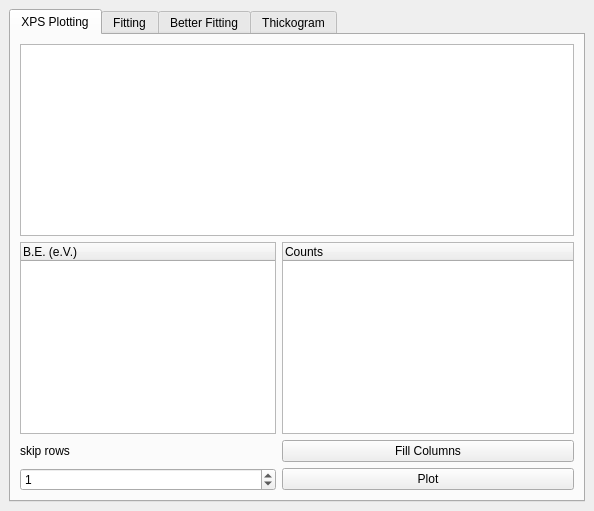
<?xml version="1.0" encoding="UTF-8"?>
<ui version="4.0">
 <class>DockWidget</class>
 <widget class="QDockWidget" name="DockWidget">
  <property name="geometry">
   <rect>
    <x>0</x>
    <y>0</y>
    <width>594</width>
    <height>511</height>
   </rect>
  </property>
  <property name="windowTitle">
   <string>XPS</string>
  </property>
  <widget class="QWidget" name="dockWidgetContents">
   <layout class="QGridLayout" name="gridLayout_7">
    <item row="0" column="1">
     <widget class="QTabWidget" name="tabWidget">
      <property name="currentIndex">
       <number>0</number>
      </property>
      <widget class="QWidget" name="tab">
       <attribute name="title">
        <string>XPS Plotting</string>
       </attribute>
       <layout class="QGridLayout" name="gridLayout">
        <item row="3" column="2">
         <widget class="QPushButton" name="plot_pb">
          <property name="text">
           <string>Plot</string>
          </property>
         </widget>
        </item>
        <item row="1" column="2">
         <widget class="QTreeWidget" name="tw_y">
          <column>
           <property name="text">
            <string>Counts</string>
           </property>
          </column>
         </widget>
        </item>
        <item row="2" column="2">
         <widget class="QPushButton" name="fill_cols_pb">
          <property name="text">
           <string>Fill Columns</string>
          </property>
         </widget>
        </item>
        <item row="0" column="0" colspan="3">
         <widget class="QTreeView" name="XPS_treeView">
          <property name="maximumSize">
           <size>
            <width>1000</width>
            <height>16777215</height>
           </size>
          </property>
         </widget>
        </item>
        <item row="1" column="0" colspan="2">
         <widget class="QTreeWidget" name="tw_x">
          <column>
           <property name="text">
            <string>B.E. (e.V.)</string>
           </property>
          </column>
         </widget>
        </item>
        <item row="3" column="0" colspan="2">
         <widget class="QSpinBox" name="skip_rows_sb">
          <property name="value">
           <number>1</number>
          </property>
         </widget>
        </item>
        <item row="2" column="0" colspan="2">
         <widget class="QLabel" name="label_2">
          <property name="text">
           <string>skip rows</string>
          </property>
         </widget>
        </item>
       </layout>
      </widget>
      <widget class="QWidget" name="tab_13">
       <attribute name="title">
        <string>Fitting</string>
       </attribute>
       <layout class="QGridLayout" name="gridLayout_8">
        <item row="3" column="3">
         <widget class="QLabel" name="label">
          <property name="text">
           <string>Correct C1s to </string>
          </property>
         </widget>
        </item>
        <item row="7" column="4">
         <widget class="QPushButton" name="fit_pb">
          <property name="maximumSize">
           <size>
            <width>16777215</width>
            <height>16777215</height>
           </size>
          </property>
          <property name="text">
           <string>Fit</string>
          </property>
         </widget>
        </item>
        <item row="3" column="1">
         <widget class="QSpinBox" name="num_peaks_sb">
          <property name="maximumSize">
           <size>
            <width>80</width>
            <height>16777215</height>
           </size>
          </property>
          <property name="minimum">
           <number>1</number>
          </property>
         </widget>
        </item>
        <item row="6" column="0" colspan="5">
         <widget class="QTextEdit" name="fit_report_TE"/>
        </item>
        <item row="3" column="2">
         <widget class="QComboBox" name="fit_shape_cb">
          <item>
           <property name="text">
            <string>Voigt</string>
           </property>
          </item>
          <item>
           <property name="text">
            <string>Gaussian</string>
           </property>
          </item>
          <item>
           <property name="text">
            <string>Lorentz</string>
           </property>
          </item>
         </widget>
        </item>
        <item row="3" column="0">
         <widget class="QLabel" name="label_44">
          <property name="maximumSize">
           <size>
            <width>80</width>
            <height>16777215</height>
           </size>
          </property>
          <property name="text">
           <string>Num of Peaks</string>
          </property>
         </widget>
        </item>
        <item row="5" column="0" colspan="5">
         <widget class="QTableWidget" name="tableWidget">
          <property name="rowCount">
           <number>10</number>
          </property>
          <property name="columnCount">
           <number>5</number>
          </property>
          <row>
           <property name="text">
            <string>Amp</string>
           </property>
          </row>
          <row>
           <property name="text">
            <string>Amp Low</string>
           </property>
          </row>
          <row>
           <property name="text">
            <string>Amp High</string>
           </property>
          </row>
          <row>
           <property name="text">
            <string>Cen</string>
           </property>
          </row>
          <row>
           <property name="text">
            <string>Cen Low</string>
           </property>
          </row>
          <row>
           <property name="text">
            <string>Cen High</string>
           </property>
          </row>
          <row>
           <property name="text">
            <string>Sigma</string>
           </property>
          </row>
          <row>
           <property name="text">
            <string>Sigma Low</string>
           </property>
          </row>
          <row>
           <property name="text">
            <string>Sigma High</string>
           </property>
          </row>
          <row>
           <property name="text">
            <string>Type</string>
           </property>
          </row>
          <column>
           <property name="text">
            <string>Peak 1</string>
           </property>
          </column>
          <column>
           <property name="text">
            <string>Peak 2</string>
           </property>
          </column>
          <column>
           <property name="text">
            <string>Peak 3</string>
           </property>
          </column>
          <column>
           <property name="text">
            <string>Peak 4</string>
           </property>
          </column>
          <column>
           <property name="text">
            <string>Peak 5</string>
           </property>
          </column>
         </widget>
        </item>
        <item row="7" column="0" colspan="2">
         <widget class="QPushButton" name="plot_curr_pb">
          <property name="maximumSize">
           <size>
            <width>16777215</width>
            <height>16777215</height>
           </size>
          </property>
          <property name="text">
           <string>Plot Curr</string>
          </property>
         </widget>
        </item>
        <item row="7" column="2" colspan="2">
         <widget class="QPushButton" name="shirley_pb">
          <property name="maximumSize">
           <size>
            <width>16777215</width>
            <height>16777215</height>
           </size>
          </property>
          <property name="text">
           <string>Shirley</string>
          </property>
         </widget>
        </item>
        <item row="3" column="4">
         <widget class="QDoubleSpinBox" name="correctc1s_dsb">
          <property name="decimals">
           <number>1</number>
          </property>
          <property name="maximum">
           <double>1000.000000000000000</double>
          </property>
          <property name="value">
           <double>284.800000000000011</double>
          </property>
         </widget>
        </item>
       </layout>
      </widget>
      <widget class="QWidget" name="tab_2">
       <attribute name="title">
        <string>Better Fitting</string>
       </attribute>
       <layout class="QGridLayout" name="gridLayout_2">
        <item row="1" column="1">
         <widget class="QPushButton" name="fit_pb_2">
          <property name="text">
           <string>Fit</string>
          </property>
         </widget>
        </item>
        <item row="1" column="0">
         <widget class="QPushButton" name="pushButton_2">
          <property name="text">
           <string>Plot Current</string>
          </property>
         </widget>
        </item>
        <item row="0" column="0" colspan="6">
         <widget class="QScrollArea" name="scrollArea">
          <property name="widgetResizable">
           <bool>true</bool>
          </property>
          <widget class="QWidget" name="scrollAreaWidgetContents">
           <property name="geometry">
            <rect>
             <x>0</x>
             <y>0</y>
             <width>556</width>
             <height>777</height>
            </rect>
           </property>
           <layout class="QGridLayout" name="gridLayout_4">
            <item row="17" column="4">
             <widget class="QDoubleSpinBox" name="sigma4_sb">
              <property name="maximum">
               <double>999999.000000000000000</double>
              </property>
             </widget>
            </item>
            <item row="10" column="3">
             <widget class="QDoubleSpinBox" name="amp3l_sb">
              <property name="maximum">
               <double>999999.000000000000000</double>
              </property>
             </widget>
            </item>
            <item row="9" column="4">
             <widget class="QDoubleSpinBox" name="amp4h_sb">
              <property name="maximum">
               <double>999999.000000000000000</double>
              </property>
             </widget>
            </item>
            <item row="9" column="3">
             <widget class="QDoubleSpinBox" name="amp3h_sb">
              <property name="maximum">
               <double>999999.000000000000000</double>
              </property>
             </widget>
            </item>
            <item row="1" column="0">
             <widget class="QRadioButton" name="xpsrange_rb">
              <property name="text">
               <string>Select Sections</string>
              </property>
             </widget>
            </item>
            <item row="10" column="2">
             <widget class="QDoubleSpinBox" name="amp2l_sb">
              <property name="maximum">
               <double>999999.000000000000000</double>
              </property>
             </widget>
            </item>
            <item row="12" column="4">
             <widget class="QDoubleSpinBox" name="cen4_sb">
              <property name="maximum">
               <double>999999.000000000000000</double>
              </property>
             </widget>
            </item>
            <item row="20" column="4">
             <widget class="QDoubleSpinBox" name="sigma4l_sb">
              <property name="maximum">
               <double>999999.000000000000000</double>
              </property>
             </widget>
            </item>
            <item row="4" column="3">
             <widget class="QCheckBox" name="peak3_box">
              <property name="text">
               <string>Peak3</string>
              </property>
             </widget>
            </item>
            <item row="4" column="0">
             <widget class="QLabel" name="label_12">
              <property name="text">
               <string>Peak #</string>
              </property>
             </widget>
            </item>
            <item row="4" column="5">
             <widget class="QCheckBox" name="peak5_box">
              <property name="text">
               <string>Peak5</string>
              </property>
             </widget>
            </item>
            <item row="4" column="1">
             <widget class="QCheckBox" name="peak1_box">
              <property name="text">
               <string>Peak1</string>
              </property>
              <property name="checked">
               <bool>true</bool>
              </property>
             </widget>
            </item>
            <item row="4" column="2">
             <widget class="QCheckBox" name="peak2_box">
              <property name="text">
               <string>Peak2</string>
              </property>
             </widget>
            </item>
            <item row="4" column="4">
             <widget class="QCheckBox" name="peak4_box">
              <property name="text">
               <string>Peak4</string>
              </property>
             </widget>
            </item>
            <item row="15" column="0" colspan="6">
             <widget class="Line" name="line">
              <property name="orientation">
               <enum>Qt::Horizontal</enum>
              </property>
             </widget>
            </item>
            <item row="8" column="1">
             <widget class="QDoubleSpinBox" name="amp1_sb">
              <property name="maximum">
               <double>999999.000000000000000</double>
              </property>
             </widget>
            </item>
            <item row="9" column="2">
             <widget class="QDoubleSpinBox" name="amp2h_sb">
              <property name="maximum">
               <double>999999.000000000000000</double>
              </property>
             </widget>
            </item>
            <item row="14" column="2">
             <widget class="QDoubleSpinBox" name="cen2l_sb">
              <property name="maximum">
               <double>999999.000000000000000</double>
              </property>
             </widget>
            </item>
            <item row="17" column="2">
             <widget class="QDoubleSpinBox" name="sigma2_sb">
              <property name="maximum">
               <double>999999.000000000000000</double>
              </property>
             </widget>
            </item>
            <item row="1" column="1">
             <widget class="QLabel" name="label_13">
              <property name="text">
               <string>C1s</string>
              </property>
             </widget>
            </item>
            <item row="1" column="2">
             <widget class="QDoubleSpinBox" name="correctc1s_dsb_2">
              <property name="maximum">
               <double>1000.000000000000000</double>
              </property>
              <property name="value">
               <double>284.800000000000011</double>
              </property>
             </widget>
            </item>
            <item row="17" column="1">
             <widget class="QDoubleSpinBox" name="sigma1_sb">
              <property name="maximum">
               <double>999999.000000000000000</double>
              </property>
             </widget>
            </item>
            <item row="9" column="1">
             <widget class="QDoubleSpinBox" name="amp1h_sb">
              <property name="maximum">
               <double>999999.000000000000000</double>
              </property>
             </widget>
            </item>
            <item row="20" column="2">
             <widget class="QDoubleSpinBox" name="sigma2l_sb">
              <property name="maximum">
               <double>999999.000000000000000</double>
              </property>
             </widget>
            </item>
            <item row="14" column="3">
             <widget class="QDoubleSpinBox" name="cen3l_sb">
              <property name="maximum">
               <double>999999.000000000000000</double>
              </property>
             </widget>
            </item>
            <item row="10" column="1">
             <widget class="QDoubleSpinBox" name="amp1l_sb">
              <property name="maximum">
               <double>999999.000000000000000</double>
              </property>
             </widget>
            </item>
            <item row="7" column="0" colspan="6">
             <widget class="Line" name="line_3">
              <property name="orientation">
               <enum>Qt::Horizontal</enum>
              </property>
             </widget>
            </item>
            <item row="17" column="3">
             <widget class="QDoubleSpinBox" name="sigma3_sb">
              <property name="maximum">
               <double>999999.000000000000000</double>
              </property>
             </widget>
            </item>
            <item row="17" column="0">
             <widget class="QLabel" name="label_9">
              <property name="text">
               <string>Sigma</string>
              </property>
             </widget>
            </item>
            <item row="12" column="1">
             <widget class="QDoubleSpinBox" name="cen1_sb">
              <property name="maximum">
               <double>999999.000000000000000</double>
              </property>
             </widget>
            </item>
            <item row="10" column="4">
             <widget class="QDoubleSpinBox" name="amp4l_sb">
              <property name="maximum">
               <double>999999.000000000000000</double>
              </property>
             </widget>
            </item>
            <item row="19" column="2">
             <widget class="QDoubleSpinBox" name="sigma2h_sb">
              <property name="maximum">
               <double>999999.000000000000000</double>
              </property>
             </widget>
            </item>
            <item row="13" column="1">
             <widget class="QDoubleSpinBox" name="cen1h_sb">
              <property name="maximum">
               <double>999999.000000000000000</double>
              </property>
             </widget>
            </item>
            <item row="20" column="0">
             <widget class="QLabel" name="label_11">
              <property name="text">
               <string>Low</string>
              </property>
             </widget>
            </item>
            <item row="19" column="0">
             <widget class="QLabel" name="label_10">
              <property name="text">
               <string>High</string>
              </property>
             </widget>
            </item>
            <item row="11" column="0" colspan="6">
             <widget class="Line" name="line_2">
              <property name="orientation">
               <enum>Qt::Horizontal</enum>
              </property>
             </widget>
            </item>
            <item row="20" column="3">
             <widget class="QDoubleSpinBox" name="sigma3l_sb">
              <property name="maximum">
               <double>999999.000000000000000</double>
              </property>
             </widget>
            </item>
            <item row="22" column="0" colspan="6">
             <widget class="QTextEdit" name="fitreport_te">
              <property name="minimumSize">
               <size>
                <width>0</width>
                <height>400</height>
               </size>
              </property>
             </widget>
            </item>
            <item row="19" column="3">
             <widget class="QDoubleSpinBox" name="sigma3h_sb">
              <property name="maximum">
               <double>999999.000000000000000</double>
              </property>
             </widget>
            </item>
            <item row="21" column="1">
             <widget class="QCheckBox" name="plot_what_box">
              <property name="text">
               <string>Plot Only Best Fit</string>
              </property>
              <property name="checked">
               <bool>true</bool>
              </property>
             </widget>
            </item>
            <item row="20" column="1">
             <widget class="QDoubleSpinBox" name="sigma1l_sb">
              <property name="maximum">
               <double>999999.000000000000000</double>
              </property>
             </widget>
            </item>
            <item row="19" column="1">
             <widget class="QDoubleSpinBox" name="sigma1h_sb">
              <property name="maximum">
               <double>999999.000000000000000</double>
              </property>
             </widget>
            </item>
            <item row="6" column="5">
             <widget class="QComboBox" name="comboBox_5">
              <item>
               <property name="text">
                <string>Voigt</string>
               </property>
              </item>
              <item>
               <property name="text">
                <string>Gaussian</string>
               </property>
              </item>
              <item>
               <property name="text">
                <string>Lorentz</string>
               </property>
              </item>
             </widget>
            </item>
            <item row="6" column="4">
             <widget class="QComboBox" name="comboBox_4">
              <item>
               <property name="text">
                <string>Voigt</string>
               </property>
              </item>
              <item>
               <property name="text">
                <string>Gaussian</string>
               </property>
              </item>
              <item>
               <property name="text">
                <string>Lorentz</string>
               </property>
              </item>
             </widget>
            </item>
            <item row="6" column="2">
             <widget class="QComboBox" name="comboBox_2">
              <item>
               <property name="text">
                <string>Voigt</string>
               </property>
              </item>
              <item>
               <property name="text">
                <string>Gaussian</string>
               </property>
              </item>
              <item>
               <property name="text">
                <string>Lorentz</string>
               </property>
              </item>
             </widget>
            </item>
            <item row="6" column="1">
             <widget class="QComboBox" name="comboBox">
              <item>
               <property name="text">
                <string>Voigt</string>
               </property>
              </item>
              <item>
               <property name="text">
                <string>Gaussian</string>
               </property>
              </item>
              <item>
               <property name="text">
                <string>Lorentz</string>
               </property>
              </item>
             </widget>
            </item>
            <item row="6" column="3">
             <widget class="QComboBox" name="comboBox_3">
              <item>
               <property name="text">
                <string>Voigt</string>
               </property>
              </item>
              <item>
               <property name="text">
                <string>Gaussian</string>
               </property>
              </item>
              <item>
               <property name="text">
                <string>Lorentz</string>
               </property>
              </item>
             </widget>
            </item>
            <item row="10" column="0">
             <widget class="QLabel" name="label_5">
              <property name="text">
               <string>Low</string>
              </property>
             </widget>
            </item>
            <item row="8" column="2">
             <widget class="QDoubleSpinBox" name="amp2_sb">
              <property name="maximum">
               <double>999999.000000000000000</double>
              </property>
             </widget>
            </item>
            <item row="13" column="2">
             <widget class="QDoubleSpinBox" name="cen2h_sb">
              <property name="maximum">
               <double>999999.000000000000000</double>
              </property>
             </widget>
            </item>
            <item row="8" column="3">
             <widget class="QDoubleSpinBox" name="amp3_sb">
              <property name="maximum">
               <double>999999.000000000000000</double>
              </property>
             </widget>
            </item>
            <item row="8" column="0">
             <widget class="QLabel" name="label_3">
              <property name="text">
               <string>Amp</string>
              </property>
             </widget>
            </item>
            <item row="13" column="0">
             <widget class="QLabel" name="label_7">
              <property name="text">
               <string>High</string>
              </property>
             </widget>
            </item>
            <item row="8" column="4">
             <widget class="QDoubleSpinBox" name="amp4_sb">
              <property name="maximum">
               <double>999999.000000000000000</double>
              </property>
             </widget>
            </item>
            <item row="8" column="5">
             <widget class="QDoubleSpinBox" name="amp5_sb">
              <property name="maximum">
               <double>999999.000000000000000</double>
              </property>
             </widget>
            </item>
            <item row="12" column="0">
             <widget class="QLabel" name="label_6">
              <property name="text">
               <string>Cen</string>
              </property>
             </widget>
            </item>
            <item row="9" column="0">
             <widget class="QLabel" name="label_4">
              <property name="text">
               <string>High</string>
              </property>
             </widget>
            </item>
            <item row="14" column="0">
             <widget class="QLabel" name="label_8">
              <property name="text">
               <string>Low</string>
              </property>
             </widget>
            </item>
            <item row="12" column="3">
             <widget class="QDoubleSpinBox" name="cen3_sb">
              <property name="maximum">
               <double>999999.000000000000000</double>
              </property>
             </widget>
            </item>
            <item row="12" column="2">
             <widget class="QDoubleSpinBox" name="cen2_sb">
              <property name="maximum">
               <double>999999.000000000000000</double>
              </property>
             </widget>
            </item>
            <item row="13" column="3">
             <widget class="QDoubleSpinBox" name="cen3h_sb">
              <property name="maximum">
               <double>999999.000000000000000</double>
              </property>
             </widget>
            </item>
            <item row="19" column="4">
             <widget class="QDoubleSpinBox" name="sigma4h_sb">
              <property name="maximum">
               <double>999999.000000000000000</double>
              </property>
             </widget>
            </item>
            <item row="14" column="1">
             <widget class="QDoubleSpinBox" name="cen1l_sb">
              <property name="maximum">
               <double>999999.000000000000000</double>
              </property>
             </widget>
            </item>
            <item row="1" column="3" colspan="2">
             <widget class="QComboBox" name="fit_range_cb"/>
            </item>
            <item row="13" column="5">
             <widget class="QDoubleSpinBox" name="cen5h_sb">
              <property name="maximum">
               <double>999999.000000000000000</double>
              </property>
             </widget>
            </item>
            <item row="10" column="5">
             <widget class="QDoubleSpinBox" name="amp5l_sb">
              <property name="maximum">
               <double>999999.000000000000000</double>
              </property>
             </widget>
            </item>
            <item row="9" column="5">
             <widget class="QDoubleSpinBox" name="amp5h_sb">
              <property name="maximum">
               <double>999999.000000000000000</double>
              </property>
             </widget>
            </item>
            <item row="14" column="5">
             <widget class="QDoubleSpinBox" name="cen5l_sb">
              <property name="maximum">
               <double>999999.000000000000000</double>
              </property>
             </widget>
            </item>
            <item row="14" column="4">
             <widget class="QDoubleSpinBox" name="cen4l_sb">
              <property name="maximum">
               <double>999999.000000000000000</double>
              </property>
             </widget>
            </item>
            <item row="17" column="5">
             <widget class="QDoubleSpinBox" name="sigma5_sb">
              <property name="maximum">
               <double>999999.000000000000000</double>
              </property>
             </widget>
            </item>
            <item row="12" column="5">
             <widget class="QDoubleSpinBox" name="cen5_sb">
              <property name="maximum">
               <double>999999.000000000000000</double>
              </property>
             </widget>
            </item>
            <item row="13" column="4">
             <widget class="QDoubleSpinBox" name="cen4h_sb">
              <property name="maximum">
               <double>999999.000000000000000</double>
              </property>
             </widget>
            </item>
            <item row="19" column="5">
             <widget class="QDoubleSpinBox" name="sigma5h_sb">
              <property name="maximum">
               <double>999999.000000000000000</double>
              </property>
             </widget>
            </item>
            <item row="20" column="5">
             <widget class="QDoubleSpinBox" name="sigma5l_sb">
              <property name="maximum">
               <double>999999.000000000000000</double>
              </property>
             </widget>
            </item>
           </layout>
          </widget>
         </widget>
        </item>
       </layout>
      </widget>
      <widget class="QWidget" name="tab_14">
       <attribute name="title">
        <string>Thickogram</string>
       </attribute>
       <layout class="QGridLayout" name="gridLayout_10">
        <item row="0" column="0" colspan="2">
         <widget class="QGraphicsView" name="graphicsView"/>
        </item>
        <item row="2" column="1">
         <widget class="QPushButton" name="pushButton">
          <property name="text">
           <string>Go</string>
          </property>
         </widget>
        </item>
        <item row="1" column="1">
         <widget class="QTableWidget" name="tableWidget_2">
          <property name="maximumSize">
           <size>
            <width>16777215</width>
            <height>145</height>
           </size>
          </property>
          <row>
           <property name="text">
            <string>Layer 1</string>
           </property>
          </row>
          <row>
           <property name="text">
            <string>Layer 2</string>
           </property>
          </row>
          <row>
           <property name="text">
            <string>Layer 3</string>
           </property>
          </row>
          <row>
           <property name="text">
            <string>Substrate</string>
           </property>
          </row>
          <column>
           <property name="text">
            <string>Intenisty</string>
           </property>
          </column>
          <column>
           <property name="text">
            <string>IMFP</string>
           </property>
          </column>
          <column>
           <property name="text">
            <string>R.S.F.</string>
           </property>
          </column>
          <column>
           <property name="text">
            <string># Density</string>
           </property>
          </column>
          <column>
           <property name="text">
            <string>K.E.</string>
           </property>
          </column>
          <item row="0" column="0">
           <property name="text">
            <string>1</string>
           </property>
          </item>
          <item row="0" column="1">
           <property name="text">
            <string>30</string>
           </property>
          </item>
          <item row="0" column="2">
           <property name="text">
            <string>4</string>
           </property>
          </item>
          <item row="0" column="3">
           <property name="text">
            <string>5</string>
           </property>
          </item>
          <item row="0" column="4">
           <property name="text">
            <string>285</string>
           </property>
          </item>
          <item row="1" column="0">
           <property name="text">
            <string>0</string>
           </property>
          </item>
          <item row="1" column="1">
           <property name="text">
            <string>0</string>
           </property>
          </item>
          <item row="1" column="2">
           <property name="text">
            <string>0</string>
           </property>
          </item>
          <item row="1" column="3">
           <property name="text">
            <string>0</string>
           </property>
          </item>
          <item row="1" column="4">
           <property name="text">
            <string>101</string>
           </property>
          </item>
          <item row="2" column="0">
           <property name="text">
            <string>0</string>
           </property>
          </item>
          <item row="2" column="1">
           <property name="text">
            <string>0</string>
           </property>
          </item>
          <item row="2" column="2">
           <property name="text">
            <string>0</string>
           </property>
          </item>
          <item row="2" column="3">
           <property name="text">
            <string>0</string>
           </property>
          </item>
          <item row="2" column="4">
           <property name="text">
            <string>101</string>
           </property>
          </item>
          <item row="3" column="0">
           <property name="text">
            <string>1000</string>
           </property>
          </item>
          <item row="3" column="1">
           <property name="text">
            <string>30</string>
           </property>
          </item>
          <item row="3" column="2">
           <property name="text">
            <string>4</string>
           </property>
          </item>
          <item row="3" column="3">
           <property name="text">
            <string>5</string>
           </property>
          </item>
          <item row="3" column="4">
           <property name="text">
            <string>99</string>
           </property>
          </item>
         </widget>
        </item>
       </layout>
      </widget>
     </widget>
    </item>
   </layout>
  </widget>
 </widget>
 <resources/>
 <connections/>
</ui>
